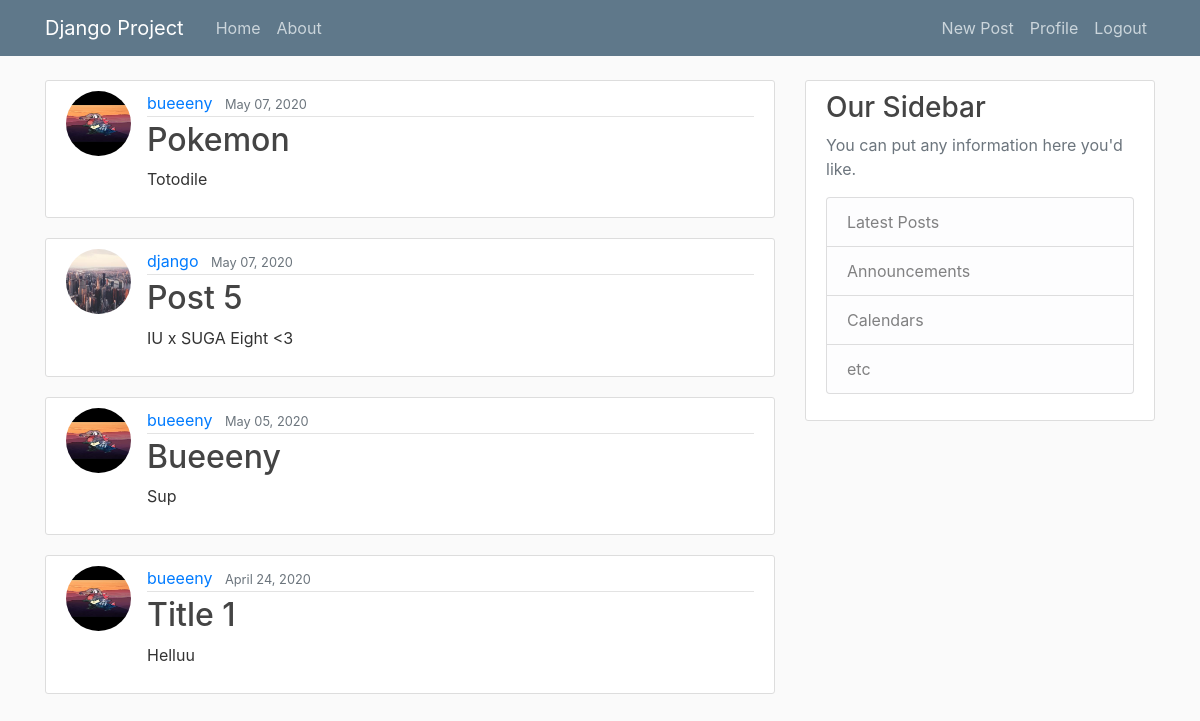
Screenshot of / (signed in) with the database file from the repository.
### App01/models.py (models this page shows, shortened)
class Post (models.Model):
    title = models.CharField(max_length =  100)
    content = models.TextField()
    date_posted = models.DateTimeField(default =  timezone.now)
    author = models.ForeignKey(User, on_delete=models.CASCADE)

### users/models.py (models this page shows, shortened)
class Profile(models.Model):
    user = models.OneToOneField(User ,on_delete = models.CASCADE) #models.cascade, delete user = delete this profile too
    birthday =  models.DateField(auto_now = False, auto_now_add = False, null = True)
    image = models.ImageField(default = 'default.jpg', upload_to = 'profile-pics',null = True)
    bio = models.TextField(max_length=500, blank=True)
    location = models.CharField(max_length=30, blank=True)

### App01/views.py (the view)
# urls.py: path('', PostListView.as_view(), name = 'App01-home'), #postlistview as hompepage
class PostListView(ListView):
    model = Post
    template_name = 'App01/home.html' # <app><modeL><view_type>.html
    context_object_name = 'posts'
    ordering = ['-date_posted'] #Syntax to order by which attribute

### App01/templates/App01/home.html
{%extends "App01/base.html" %}
{% block content %}
{% for post in posts %}
 <article class="media content-section">
    <img class = "rounded-circle article-img" src= "{{ post.author.profile.image.url }}">
    <div class="media-body">
      <div class="article-metadata">
        <a class="mr-2" href="#">{{ post.author }}</a>
        <small class="text-muted">{{ post.date_posted | date:"F d, Y"}}</small>
      </div>
      <h2><a class="article-title" href="{% url 'post-detail' post.id %}">{{ post.title }}</a></h2>
      <p class="article-content">{{ post.content }}</p>
    </div>
  </article>
{% endfor %}
{% endblock content%}

### App01/static/App01/main.css (style rules this page uses)
body { background: #fafafa; color: #333333; margin-top: 5rem; }
h1, h2, h3, h4, h5, h6 { color: #444444; }
.content-section { background: #ffffff; padding: 10px 20px; border: 1px solid #dddddd; border-radius: 3px; margin-bottom: 20px; }
.article-title { color: #444444; }
.article-content { white-space: pre-line; }
.article-img { height: 65px; width: 65px; margin-right: 16px; }
.article-metadata { padding-bottom: 1px; margin-bottom: 4px; border-bottom: 1px solid #e3e3e3 }

### rows the page displays
Post: author.profile.image (placeholder picture), author "bueeeny", date_posted "May 07, 2020", title "Pokemon", content "Totodile"
Post: author.profile.image (picture), author "django", date_posted "May 07, 2020", title "Post 5", content "IU x SUGA Eight <3"
Post: author.profile.image (placeholder picture), author "bueeeny", date_posted "May 05, 2020", title "Bueeeny", content "Sup"
Post: author.profile.image (placeholder picture), author "bueeeny", date_posted "April 24, 2020", title "Title 1", content "Helluu"
